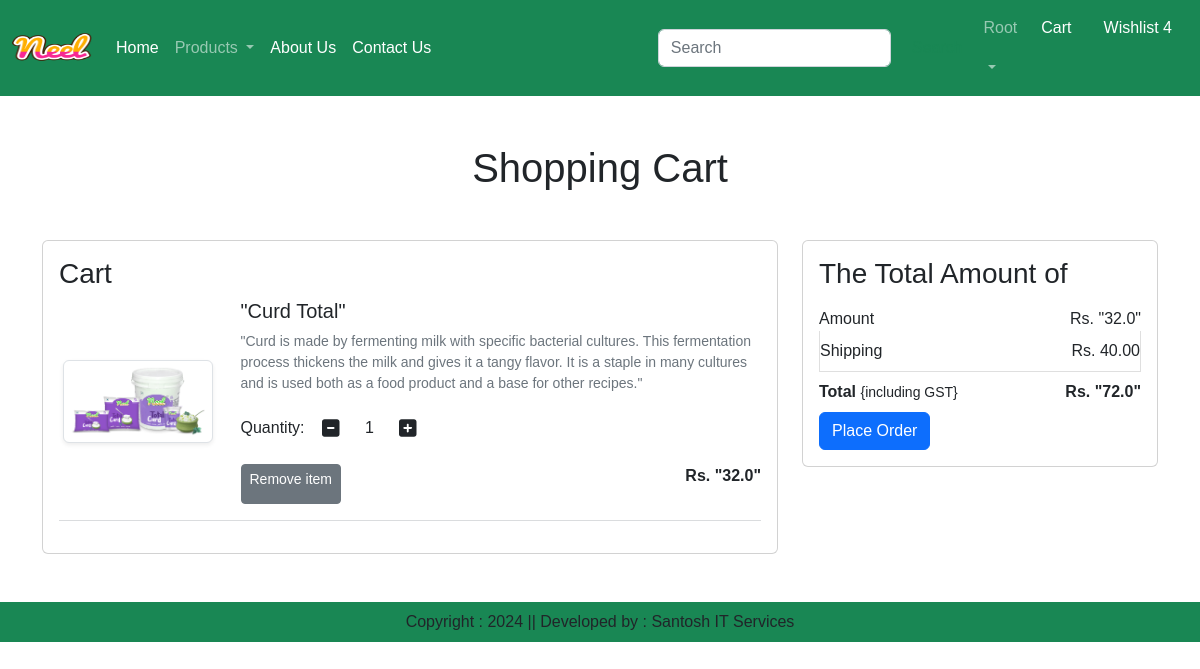
Page /app/cart/ (signed in) on the committed database.
### app/models.py (models this page shows, shortened)
class Cart(models.Model):
    user = models.ForeignKey(User, on_delete=models.CASCADE)
    product = models.ForeignKey(Product, on_delete=models.CASCADE)
    quantity = models.PositiveIntegerField(default=1)
    class Meta:
        unique_together = ('user', 'product')  # Ensure unique user-product combination

class Product(models.Model):
    title = models.CharField(max_length=100)
    selling_price = models.FloatField()
    discounted_price = models.FloatField()
    description = models.TextField()
    composition = models.TextField(default="")
    prodapp = models.CharField(default='',max_length=100)
    category = models.CharField(choices=CATEGORY_CHOICES,max_length=2)
    product_image = models.ImageField(upload_to='product')

### app/views.py (the view)
# urls.py: path('cart/',views.show_cart,name='showcart'),
def show_cart(request):
    user = request.user
    cart = Cart.objects.filter(user=user)
    amount = 0
    for p in cart:
        value = p.quantity*p.product.discounted_price
        amount = amount + value
    totalamount = amount + 40
    return render(request,'app/addtocart.html',locals())

### app/templates/app/addtocart.html (shortened to what this page needs)
{% extends "app/base.html" %}
{% load static %}
{% block main-content %}
<div class="container my-5">
  <div class="row">
    {% if cart %}
    <h1 class="text-center mb-5">Shopping Cart</h1>
    <div class="col-sm-8">
      <div class="card">
        <div class="card-body">
          <h3>Cart</h3>
          {% for item in cart %}
          <div class="row">
            <div class="col-sm-3 text-center align-self-center">
              <img
                src="{{ item.product.product_image.url }}"
                alt=""
                srcset=""
                class="img-fluid img-thumbnail shadow-sm"
                height="150"
                width="150"
              />
            </div>
            <div class="col-sm-9">
              <div>
                <h5>"{{ item.product.title }}"</h5>
                <p class="mb-2 text-muted small">
                  "{{ item.product.description }}"
                </p>
                <div class="my-3">
                  <label for="quantity">Quantity:</label>
                  <button class="minus-cart btn" pid="{{ item.product.id }}">
                    <i class="fas fa-minus-square fa-lg"></i>
                  </button>
                  <span id="quantity-{{ item.product.id }}" class="mx-2">{{ item.quantity }}</span>
                  <button class="plus-cart btn" pid="{{ item.product.id }}">
                    <i class="fas fa-plus-square fa-lg"></i>
                  </button>
                </div>
                <div class="d-flex justify-content-between">
                  <a href="{% url 'remove_cart'%}" class="remove-cart btn btn-sm btn-secondary mr-3" pid="{{ item.product.id }}">Remove item</a>
                  <p class="mb-8">
                    <span><strong>Rs. "{{ item.product.discounted_price }}"</strong></span>
                  </p>
                </div>
              </div>
            </div>
          </div>
          <hr class="text-muted">
          {% endfor %}
        </div>
      </div>
    </div>
    <div class="col-sm-4">
      <div class="card">
        <div class="card-body">
          <h3>The Total Amount of</h3>
          <ul class="list-group">
            <li class="list-group-item d-flex justify-content-between align-items-center border-0 px-0 pb-0">
              Amount<span id="amount">Rs. "{{ amount }}"</span>
            </li>
            <li class="list-group-item d-flex justify-content-between align-items-center px-0">
              Shipping<span>Rs. 40.00</span>
            </li>
            <li class="list-group-item d-flex justify-content-between align-items-center border-0 px-0 nb-3">
              <div>
                <strong>Total</strong> <small>{including GST}</small>
              </div>
              <span id="totalamount"><strong>Rs. "{{ totalamount }}"</strong></span>
            </li>
          </ul>
          <div class="d-grip">
            <a href="{% url 'checkout' %}" class="btn btn-primary">Place Order</a>
          </div>
        </div>
      </div>
    </div>
    {% else %}
    <h1 class="text-center mb-5">Cart is Empty</h1>
    {% endif %}
  </div>
</div>
{% endblock main-content %}

### app/templates/app/base.html (shortened to what this page needs)
<!DOCTYPE html>
{% load static%}
<html lang="en">
<head>
    <link href="https://cdn.jsdelivr.net/npm/bootstrap@5.2.3/dist/css/bootstrap.min.css" rel="stylesheet">
    <link rel="stylesheet" href="{% static 'app/css/all.min.css' %}">
    <link rel="stylesheet" href="{% static 'app/css/owl.carousel.min.css' %}">
    <link rel="stylesheet" href="{% static 'app/css/style.css' %}">
    <link rel="stylesheet" href="https://cdnjs.cloudflare.com/ajax/libs/font-awesome/6.0.0-beta3/css/all.min.css">
</head>
<body>
    <nav class="navbar navbar-expand-lg navbar-dark bg-success">
        <div class="container-fluid">
          <a class="navbar-brand" href="#">
            <img src="{% static "app/images/product/Neel.png" %}" width="80" height="60"/>
        </a>
          <div class="collapse navbar-collapse" id="navbarSupportedContent">
            <ul class="navbar-nav me-auto mb-2 mb-lg-0">
              {% if request.user.is_authenticated %}
              <li class="nav-item">
                <a class="nav-link active" aria-current="page" href="{% url 'home' %}">Home</a>
              </li>
              <li class="nav-item dropdown">
                <a class="nav-link dropdown-toggle" href="#" role="button" data-bs-toggle="dropdown" aria-expanded="false">
                  Products
                </a>
              </li>
              <li class="nav-item">
                <a class="nav-link text-white" href="{% url 'about' %}">About Us</a>
              </li>
              <li class="nav-item">
                <a class="nav-link text-white" href="{% url 'contact' %}">Contact Us</a>
              </li>
            </ul>
            <form class="d-flex" role="search">
              <input class="form-control me-2" type="search" placeholder="Search" aria-label="Search">
              <button class="btn btn-outline-success" type="submit">Search</button>
            </form>
          </div>
          <ul class="navbar-nav me-auto mb-2 mb-lg-0">
            <li class="nav-item dropdown">
                <a class="nav-link dropdown-toggle" href="#" role="button" data-bs-toggle="dropdown" aria-expanded="false">
                 <p> {{ request.user| capfirst }} </p>
                </a>
              </li>
              <li class="nav-item mx-2">
                  <a href="/app/cart/" class="nav-link text-white" >Cart</a>
               </li>
               <li class="nav-item mx-2">
                <a href="#" class="nav-link text-white" >Wishlist 4</a>
               </li>
              {% endif %}
          </ul>
        </div>
      </nav>
    {% block main-content %}{% endblock main-content %}
    <footer class="container-fluid bg-success text-center p-2 mt-5">
        Copyright : 2024 || Developed by : Santosh IT Services
    </footer>
</body>
</html>

### app/static/app/css/style.css (style rules this page uses)
body { font-family: Arial, sans-serif; }

### rows in the picture
Cart: product.product_image (picture), product "Curd Total", product.description "Curd is made by fermenting milk with specific bacterial cultures. This fermentation process thickens the milk and gives it a tangy flavor. It is a staple in many cultures and is used both as a food product and a base for other recipes.", quantity "1", product.discounted_price "32.0"

### other values in the picture
{{ request.user| capfirst }} "Root"
{{ amount }} "32.0"
{{ totalamount }} "72.0"
